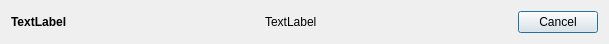
<?xml version="1.0" encoding="UTF-8"?>
<ui version="4.0">
 <class>StatsProgressWidget</class>
 <widget class="QWidget" name="StatsProgressWidget">
  <property name="geometry">
   <rect>
    <x>0</x>
    <y>0</y>
    <width>609</width>
    <height>44</height>
   </rect>
  </property>
  <property name="windowTitle">
   <string>Form</string>
  </property>
  <layout class="QHBoxLayout" name="horizontalLayout">
   <item>
    <widget class="QLabel" name="progTitle">
     <property name="sizePolicy">
      <sizepolicy hsizetype="Preferred" vsizetype="Preferred">
       <horstretch>1</horstretch>
       <verstretch>0</verstretch>
      </sizepolicy>
     </property>
     <property name="font">
      <font>
       <weight>75</weight>
       <bold>true</bold>
      </font>
     </property>
     <property name="text">
      <string>TextLabel</string>
     </property>
    </widget>
   </item>
   <item>
    <widget class="QLabel" name="labelText">
     <property name="sizePolicy">
      <sizepolicy hsizetype="Preferred" vsizetype="Preferred">
       <horstretch>1</horstretch>
       <verstretch>0</verstretch>
      </sizepolicy>
     </property>
     <property name="text">
      <string>TextLabel</string>
     </property>
    </widget>
   </item>
   <item>
    <widget class="QPushButton" name="cancel">
     <property name="sizePolicy">
      <sizepolicy hsizetype="Preferred" vsizetype="Preferred">
       <horstretch>0</horstretch>
       <verstretch>0</verstretch>
      </sizepolicy>
     </property>
     <property name="text">
      <string>Cancel</string>
     </property>
     <property name="autoDefault">
      <bool>true</bool>
     </property>
     <property name="default">
      <bool>true</bool>
     </property>
    </widget>
   </item>
  </layout>
 </widget>
 <resources/>
 <connections/>
</ui>
